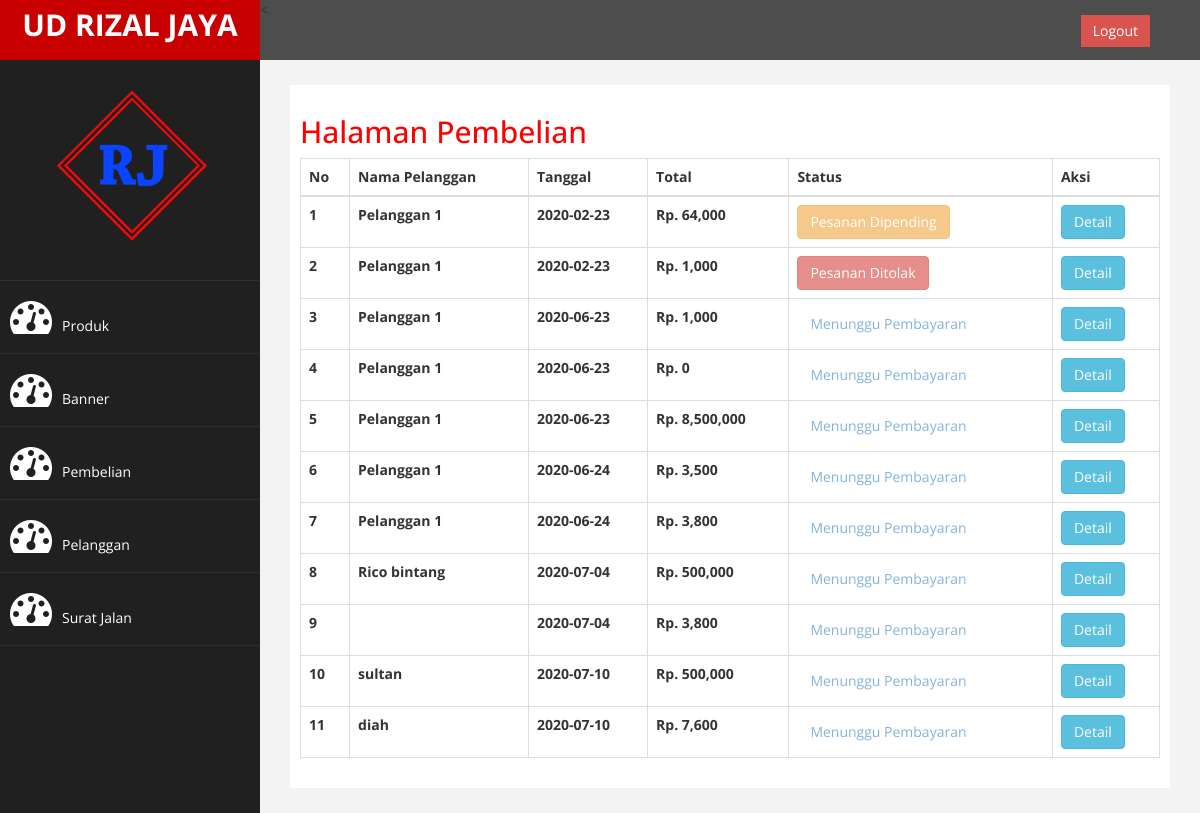
Page /admin/index.php?halaman=pembelian (signed in) on the committed database.
### tables this page shows
CREATE TABLE `pembelian` (
  `id_pembelian` int(11) NOT NULL,
  `id_pelanggan` int(11) NOT NULL,
  `tanggal_pembelian` date NOT NULL,
  `total_pembelian` int(11) NOT NULL,
  `alamat_pembelian` text NOT NULL,
  `status_pembelian` text NOT NULL
);

CREATE TABLE `pelanggan` (
  `id_pelanggan` int(11) NOT NULL,
  `email_pelanggan` varchar(50) NOT NULL,
  `password_pelanggan` varchar(50) NOT NULL,
  `nama_pelanggan` varchar(100) NOT NULL,
  `telp_pelanggan` varchar(20) NOT NULL
);

### admin/halaman/pembelian.php (the view, shortened to what this page needs)
<h2>Halaman Pembelian</h2>
<table class="table table-bordered">
	<thead>
		<tr>
			<th>No</th>
			<th>Nama Pelanggan</th>
			<th>Tanggal</th>
			<th>Total</th>
			<th>Status</th>
			<th>Aksi</th>
		</tr>
	</thead>
	<tbody>
		<?php $nomor=1; ?>
		<?php $ambil = $koneksi->query("SELECT * FROM pembelian JOIN pelanggan ON pembelian.id_pelanggan = pelanggan.id_pelanggan"); ?>
		<?php while ($pecah = $ambil->fetch_assoc()){ ?>
		<tr>
			<th><?php echo $nomor; ?></th>
			<th><?php echo $pecah['nama_pelanggan']; ?></th>
			<th><?php echo $pecah['tanggal_pembelian']; ?></th>
			<th>Rp. <?php echo number_format($pecah['total_pembelian']); ?></th>
			<th>
				<?php
				if ($pecah['status_pembelian']==1)
				{
					echo "<a href='' class='btn btn-warning' disabled>Pesanan Dipending</a>";
				}
				elseif ($pecah['status_pembelian']==2)
				{
					echo "<a href='' class='btn btn-danger' disabled>Pesanan Ditolak</a>";
				}
				elseif ($pecah['status_pembelian']==3)
				{
					echo "<a href='' class='btn btn-info' disabled>Pembayaran Diterima</a>";
				}
				elseif ($pecah['status_pembelian']==4)
				{
					echo "<a href='' class='btn btn-success' disabled>Pesanan Dikirim</a>";
				}
				else
				{
					echo "<a href='' class='btn btn-dark' disabled>Menunggu Pembayaran</a>";
				}
				?>
			</th>
			<th>
				<a href="index.php?halaman=detail&id=<?php echo $pecah['id_pembelian']; ?>" class="btn btn-info">Detail</a>
			</th>
		</tr>
		<?php $nomor++ ?>
	<?php } ?>
	</tbody>
</table>

### admin/assets/css/custom.css (style rules this page uses)
body { font-family: 'Open Sans', sans-serif; }
h2 { color: #f00; }

### rows in the picture
pembelian: id_pelanggan.nama_pelanggan "Pelanggan 1", tanggal_pembelian "2020-02-23", total_pembelian "64,000", status_pembelian "Pesanan Dipending"
pembelian: id_pelanggan.nama_pelanggan "Pelanggan 1", tanggal_pembelian "2020-02-23", total_pembelian "1,000", status_pembelian "Pesanan Ditolak"
pembelian: id_pelanggan.nama_pelanggan "Pelanggan 1", tanggal_pembelian "2020-06-23", total_pembelian "1,000", shows "Menunggu Pembayaran"
pembelian: id_pelanggan.nama_pelanggan "Pelanggan 1", tanggal_pembelian "2020-06-23", total_pembelian "0", shows "Menunggu Pembayaran"
pembelian: id_pelanggan.nama_pelanggan "Pelanggan 1", tanggal_pembelian "2020-06-23", total_pembelian "8,500,000", shows "Menunggu Pembayaran"
pembelian: id_pelanggan.nama_pelanggan "Pelanggan 1", tanggal_pembelian "2020-06-24", total_pembelian "3,500", shows "Menunggu Pembayaran"
pembelian: id_pelanggan.nama_pelanggan "Pelanggan 1", tanggal_pembelian "2020-06-24", total_pembelian "3,800", shows "Menunggu Pembayaran"
pembelian: id_pelanggan.nama_pelanggan "Rico bintang", tanggal_pembelian "2020-07-04", total_pembelian "500,000", shows "Menunggu Pembayaran"
pembelian: tanggal_pembelian "2020-07-04", total_pembelian "3,800", shows "Menunggu Pembayaran"
pembelian: id_pelanggan.nama_pelanggan "sultan", tanggal_pembelian "2020-07-10", total_pembelian "500,000", shows "Menunggu Pembayaran"
pembelian: id_pelanggan.nama_pelanggan "diah", tanggal_pembelian "2020-07-10", total_pembelian "7,600", shows "Menunggu Pembayaran"
